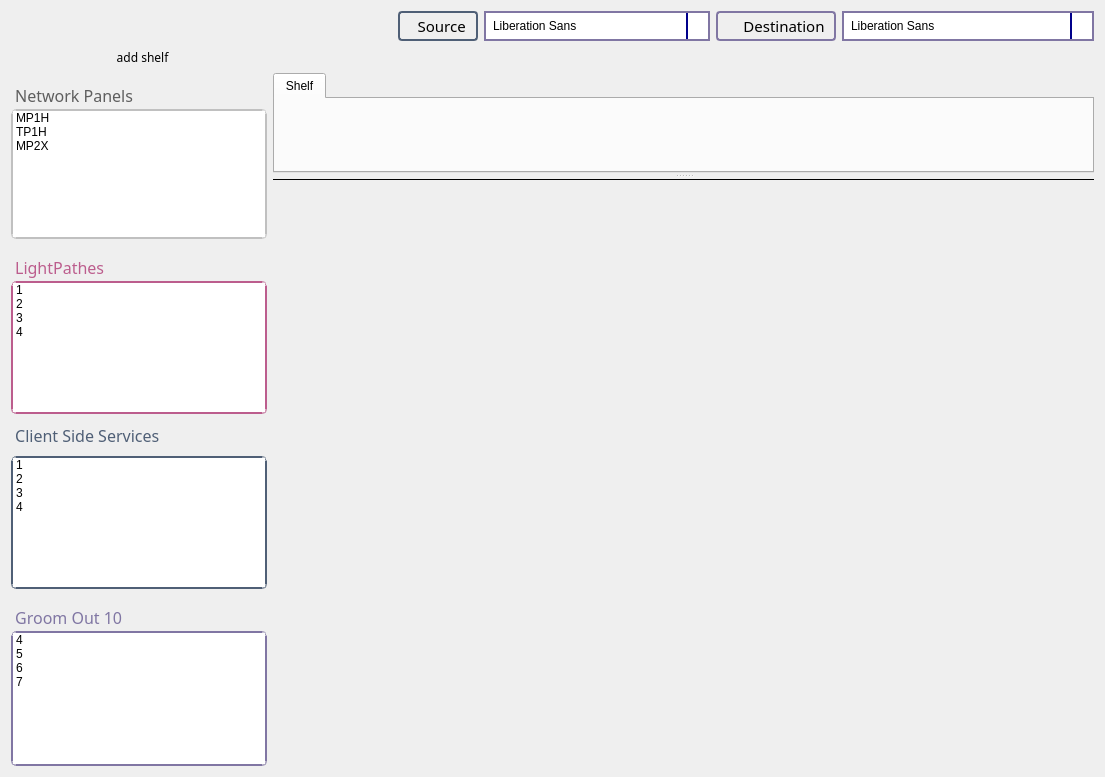
       <widget class="QWidget" name="tab">
        <attribute name="title">
         <string>Demand tab</string>
        </attribute>
        <layout class="QGridLayout" name="gridLayout_4">
         <item row="0" column="4">
          <layout class="QFormLayout" name="formLayout">
           <item row="0" column="0">
            <widget class="QLabel" name="label_8">
             <property name="minimumSize">
              <size>
               <width>120</width>
               <height>0</height>
              </size>
             </property>
             <property name="maximumSize">
              <size>
               <width>62</width>
               <height>30</height>
              </size>
             </property>
             <property name="font">
              <font>
               <family>Bahnschrift</family>
               <pointsize>11</pointsize>
               <weight>50</weight>
               <bold>false</bold>
              </font>
             </property>
             <property name="styleSheet">
              <string notr="true">QLabel {
    border: 2px solid gray;
	border-color: #8076a3;
    border-radius: 4px;
    padding: 2px;
}</string>
             </property>
             <property name="text">
              <string>     Destination</string>
             </property>
            </widget>
           </item>
           <item row="0" column="1">
            <widget class="QFontComboBox" name="Demand_Destination_combobox">
             <property name="minimumSize">
              <size>
               <width>123</width>
               <height>30</height>
              </size>
             </property>
             <property name="maximumSize">
              <size>
               <width>743</width>
               <height>30</height>
              </size>
             </property>
             <property name="styleSheet">
              <string notr="true">QComboBox {
    
    border-radius: 0px;
    padding: 1px 18px 1px 5px;
    min-width: 6em; 
	border:2px solid #8076a3
}
QComboBox:on { 
    padding-top: 3px;
    padding-left: 4px;
}

QComboBox::drop-down {
    subcontrol-origin: padding;
    subcontrol-position: top right;
    width: 20px;
    border-left-width: 2px;
    border-left-color: darkblue;
    border-left-style: solid; /* just a single line */
    border-top-right-radius: 0px; /* same radius as the QComboBox */
    border-bottom-right-radius: 0px;
}

QComboBox::down-arrow {
   
	image: url(:/newPrefix/dropdown.png); 
}

QComboBox::down-arrow:on { /* shift the arrow when popup is open */
    
	
	image: url(:/newPrefix/dropup.png);
}


QComboBox QAbstractItemView {
    
	border-color:2px solid blue;
   
}</string>
             </property>
            </widget>
           </item>
          </layout>
         </item>
         <item row="0" column="1">
          <widget class="QLabel" name="SplitterEventLabel">
           <property name="text">
            <string/>
           </property>
          </widget>
         </item>
         <item row="0" column="3">
          <widget class="QFontComboBox" name="Demand_Source_combobox">
           <property name="minimumSize">
            <size>
             <width>123</width>
             <height>30</height>
            </size>
           </property>
           <property name="maximumSize">
            <size>
             <width>226</width>
             <height>30</height>
            </size>
           </property>
           <property name="styleSheet">
            <string notr="true">QComboBox {
    
    border-radius: 0px;
    padding: 1px 18px 1px 5px;
    min-width: 6em; 
	border:2px solid #8076a3
}
QComboBox:on { 
    padding-top: 3px;
    padding-left: 4px;
}

QComboBox::drop-down {
    subcontrol-origin: padding;
    subcontrol-position: top right;
    width: 20px;
    border-left-width: 2px;
    border-left-color: darkblue;
    border-left-style: solid; /* just a single line */
    border-top-right-radius: 0px; /* same radius as the QComboBox */
    border-bottom-right-radius: 0px;
}

QComboBox::down-arrow {
   
	image: url(:/newPrefix/dropdown.png); 
}

QComboBox::down-arrow:on { /* shift the arrow when popup is open */
    
	
	image: url(:/newPrefix/dropup.png);
}


QComboBox QAbstractItemView {
    
	border-color:2px solid blue;
   
}</string>
           </property>
          </widget>
         </item>
         <item row="4" column="1" colspan="4">
          <widget class="QSplitter" name="splitter">
           <property name="orientation">
            <enum>Qt::Vertical</enum>
           </property>
           <property name="handleWidth">
            <number>6</number>
           </property>
           <widget class="QTabWidget" name="Demand_tab">
            <property name="enabled">
             <bool>true</bool>
            </property>
            <property name="minimumSize">
             <size>
              <width>0</width>
              <height>100</height>
             </size>
            </property>
            <property name="styleSheet">
             <string notr="true">QTabWidget::pane { /* The tab widget frame */
     border-top: 2px  #C0C0C0;
 }

 
QTabWidget::tab-bar {
     alignment: left;
 }
 /* Style the tab using the tab sub-control. Note that
     it reads QTabBar _not_ QTabWidget */
 QTabBar::tab {
     
    
     border: 2px solid gray;
     border-bottom-color: none; /* same as the pane color */
     border-top-left-radius: 0px;
     border-top-right-radius: 0px;
     min-width: 20ex;
     padding: 2px; 
     
	
	font: 25 9pt &quot;Bahnschrift&quot;;
 }



 QTabBar::tab:selected {
    
	
	color: rgb(255, 255, 255);
    background-color:#8076a3; /* same as pane color */ 
     
	font: 63 9pt &quot;Bahnschrift SemiBold&quot;;
 }

 QTabBar::tab:!selected {
     margin-top: -2px; /* make non-selected tabs look smaller */ 
     
 }

 /* make use of negative margins for overlapping tabs */
 QTabBar::tab:selected {
     /* expand/overlap to the left and right by 4px */
     margin-left: -4px;
     margin-right: -4px;
 }

 QTabBar::tab:first:selected {
     margin-left: 0; /* the first selected tab has nothing to overlap with on the left */
 }

 QTabBar::tab:last:selected {
     margin-right: 0; /* the last selected tab has nothing to overlap with on the right */
 }

 QTabBar::tab:only-one {
     margin: 0; /* if there is only one tab, we don't want overlapping margins */
 }r</string>
            </property>
            <property name="currentIndex">
             <number>0</number>
            </property>
            <widget class="QWidget" name="tab_8">
             <attribute name="title">
              <string>Shelf</string>
             </attribute>
             <layout class="QHBoxLayout" name="horizontalLayout_4">
              <property name="spacing">
               <number>0</number>
              </property>
              <property name="leftMargin">
               <number>0</number>
              </property>
              <property name="topMargin">
               <number>0</number>
              </property>
              <property name="rightMargin">
               <number>0</number>
              </property>
              <property name="bottomMargin">
               <number>0</number>
              </property>
              <item>
               <widget class="QWidget" name="DemandPanel_1" native="true"/>
              </item>
              <item>
               <widget class="QWidget" name="DemandPanel_2" native="true"/>
              </item>
              <item>
               <widget class="QWidget" name="DemandPanel_3" native="true"/>
              </item>
              <item>
               <widget class="QWidget" name="DemandPanel_4" native="true"/>
              </item>
              <item>
               <widget class="QWidget" name="DemandPanel_5" native="true"/>
              </item>
              <item>
               <widget class="QWidget" name="DemandPanel_6" native="true"/>
              </item>
              <item>
               <widget class="QWidget" name="DemandPanel_7" native="true"/>
              </item>
              <item>
               <widget class="QWidget" name="DemandPanel_8" native="true"/>
              </item>
              <item>
               <widget class="QWidget" name="DemandPanel_9" native="true"/>
              </item>
              <item>
               <widget class="QWidget" name="DemandPanel_10" native="true"/>
              </item>
              <item>
               <widget class="QWidget" name="DemandPanel_11" native="true"/>
              </item>
              <item>
               <widget class="QWidget" name="DemandPanel_12" native="true"/>
              </item>
              <item>
               <widget class="QWidget" name="DemandPanel_13" native="true"/>
              </item>
              <item>
               <widget class="QWidget" name="DemandPanel_14" native="true"/>
              </item>
             </layout>
            </widget>
           </widget>
           <widget class="MapWidget" name="MapWidget" native="true">
            <property name="minimumSize">
             <size>
              <width>821</width>
              <height>259</height>
             </size>
            </property>
            <widget class="Line" name="line">
             <property name="geometry">
              <rect>
               <x>-340</x>
               <y>-10</y>
               <width>2341</width>
               <height>20</height>
              </rect>
             </property>
             <property name="frameShadow">
              <enum>QFrame::Plain</enum>
             </property>
             <property name="orientation">
              <enum>Qt::Horizontal</enum>
             </property>
            </widget>
           </widget>
          </widget>
         </item>
         <item row="0" column="2">
          <widget class="QLabel" name="SelectNode_Label_13">
           <property name="minimumSize">
            <size>
             <width>80</width>
             <height>0</height>
            </size>
           </property>
           <property name="maximumSize">
            <size>
             <width>43</width>
             <height>30</height>
            </size>
           </property>
           <property name="font">
            <font>
             <family>Bahnschrift</family>
             <pointsize>11</pointsize>
             <weight>50</weight>
             <bold>false</bold>
            </font>
           </property>
           <property name="styleSheet">
            <string notr="true"> QLabel {
    border: 2px solid gray;
	border-color: #4f5f76;
    border-radius: 4px;
    padding: 2px;
}</string>
           </property>
           <property name="text">
            <string>   Source</string>
           </property>
          </widget>
         </item>
         <item row="2" column="1">
          <spacer name="horizontalSpacer_2">
           <property name="orientation">
            <enum>Qt::Horizontal</enum>
           </property>
           <property name="sizeHint" stdset="0">
            <size>
             <width>40</width>
             <height>20</height>
            </size>
           </property>
          </spacer>
         </item>
         <item row="2" column="0">
          <widget class="QLabel" name="label">
           <property name="font">
            <font>
             <family>Bahnschrift Light</family>
             <pointsize>9</pointsize>
             <weight>50</weight>
             <bold>false</bold>
            </font>
           </property>
           <property name="text">
            <string>                                  add shelf</string>
           </property>
          </widget>
         </item>
         <item row="4" column="0">
          <layout class="QGridLayout" name="gridLayout_2">
           <item row="7" column="0">
            <widget class="QLabel" name="ClientLabel_20">
             <property name="minimumSize">
              <size>
               <width>256</width>
               <height>30</height>
              </size>
             </property>
             <property name="maximumSize">
              <size>
               <width>256</width>
               <height>16</height>
              </size>
             </property>
             <property name="font">
              <font>
               <family>Bahnschrift SemiBold Condensed</family>
               <pointsize>12</pointsize>
               <weight>7</weight>
               <italic>false</italic>
               <bold>false</bold>
              </font>
             </property>
             <property name="styleSheet">
              <string notr="true">  QLabel {
	
	font: 63 12pt &quot;Bahnschrift SemiBold Condensed&quot;;
   
  
	color:#8076a3
}</string>
             </property>
             <property name="text">
              <string> Groom Out 10</string>
             </property>
            </widget>
           </item>
           <item row="8" column="0">
            <widget class="QListWidget" name="groomout10_list">
             <property name="minimumSize">
              <size>
               <width>256</width>
               <height>135</height>
              </size>
             </property>
             <property name="maximumSize">
              <size>
               <width>256</width>
               <height>135</height>
              </size>
             </property>
             <property name="styleSheet">
              <string notr="true">QListWidget {
    alternate-background-color: yellow;
	border:2px double;
	border-color:#8076a3;
	border-radius: 5px; 
    
}
QListWidget {
    show-decoration-selected: 1; /* make the selection span the entire width of the view */
}

QListWidget::item:alternate {
    background: rgb(170, 170, 170);
}

QListWidget::item:selected {
    border: 1px solid #6a6ea9;
}



QListWidget::item:selected:active {
    background: #8076a3
}

QListWidget::item:hover {
    background: #c0c0c0
}</string>
             </property>
             <item>
              <property name="text">
               <string>4</string>
              </property>
             </item>
             <item>
              <property name="text">
               <string>5</string>
              </property>
             </item>
             <item>
              <property name="text">
               <string>6</string>
              </property>
             </item>
             <item>
              <property name="text">
               <string>7</string>
              </property>
             </item>
            </widget>
           </item>
           <item row="6" column="0">
            <widget class="QListWidget" name="Demand_ServiceList">
             <property name="minimumSize">
              <size>
               <width>256</width>
               <height>133</height>
              </size>
             </property>
             <property name="maximumSize">
              <size>
               <width>256</width>
               <height>133</height>
              </size>
             </property>
             <property name="styleSheet">
              <string notr="true">QListWidget {
    alternate-background-color: yellow;
	border:2px double;
	border-color:  #4f5f76;
	border-radius: 5px; 
    
}
QListWidget {
    show-decoration-selected: 1; /* make the selection span the entire width of the view */
}

QListWidget::item:alternate {
    background: #EEEEEE;
}



QListWidget::item:selected:active {
    background:   #4f5f76
}

QListWidget::item:hover {
    
    background : #C0C0C0
}</string>
             </property>
             <item>
              <property name="text">
               <string>1</string>
              </property>
             </item>
             <item>
              <property name="text">
               <string>2</string>
              </property>
             </item>
             <item>
              <property name="text">
               <string>3</string>
              </property>
             </item>
             <item>
              <property name="text">
               <string>4</string>
              </property>
             </item>
            </widget>
           </item>
           <item row="2" column="0">
            <widget class="QListWidget" name="Demand_PanelList">
             <property name="minimumSize">
              <size>
               <width>256</width>
               <height>130</height>
              </size>
             </property>
             <property name="maximumSize">
              <size>
               <width>256</width>
               <height>130</height>
              </size>
             </property>
             <property name="styleSheet">
              <string notr="true">QListWidget {
    alternate-background-color: yellow;
	border:2px double;
	border-color: #c0c0c0;
	border-radius: 5px; 
    
}
QListWidget {
    show-decoration-selected: 1; /* make the selection span the entire width of the view */
}

QListWidget::item:alternate {
    background:rgb(170, 170, 170)
}



QListWidget::item:selected:active {
    
	background-color: rgb(56, 56, 56);
}

QListWidget::item:hover {
    background:#c0c0c0
}</string>
             </property>
             <item>
              <property name="text">
               <string>MP1H</string>
              </property>
             </item>
             <item>
              <property name="text">
               <string>TP1H</string>
              </property>
             </item>
             <item>
              <property name="text">
               <string>MP2X</string>
              </property>
             </item>
            </widget>
           </item>
           <item row="4" column="0">
            <widget class="QListWidget" name="Demand_LineList">
             <property name="minimumSize">
              <size>
               <width>256</width>
               <height>133</height>
              </size>
             </property>
             <property name="maximumSize">
              <size>
               <width>256</width>
               <height>133</height>
              </size>
             </property>
             <property name="styleSheet">
              <string notr="true">QListWidget {
    alternate-background-color: yellow;
	border:2px double;
	border-color: rgb(188, 93, 141);
	border-radius: 5px; 
    
}
QListWidget {
    show-decoration-selected: 1; /* make the selection span the entire width of the view */
}

QListWidget::item:alternate {
    background: rgb(170, 170, 170);
}




QListWidget::item:selected:active {
    background: rgb(188, 93, 141)
}

QListWidget::item:hover {
    background: #c0c0c0 }</string>
             </property>
             <item>
              <property name="text">
               <string>1</string>
              </property>
             </item>
             <item>
              <property name="text">
               <string>2</string>
              </property>
             </item>
             <item>
              <property name="text">
               <string>3</string>
              </property>
             </item>
             <item>
              <property name="text">
               <string>4</string>
              </property>
             </item>
            </widget>
           </item>
           <item row="5" column="0">
            <widget class="QLabel" name="ClientLabel_23">
             <property name="minimumSize">
              <size>
               <width>256</width>
               <height>30</height>
              </size>
             </property>
             <property name="maximumSize">
              <size>
               <width>256</width>
               <height>30</height>
              </size>
             </property>
             <property name="font">
              <font>
               <family>Bahnschrift SemiBold Condensed</family>
               <pointsize>12</pointsize>
               <weight>7</weight>
               <italic>false</italic>
               <bold>false</bold>
              </font>
             </property>
             <property name="styleSheet">
              <string notr="true"> QLabel {
  
	
	font: 63 12pt &quot;Bahnschrift SemiBold Condensed&quot;;
	color:    #4f5f76
}</string>
             </property>
             <property name="text">
              <string> Client Side Services</string>
             </property>
            </widget>
           </item>
           <item row="3" column="0">
            <widget class="QLabel" name="ClientLabel_22">
             <property name="minimumSize">
              <size>
               <width>256</width>
               <height>30</height>
              </size>
             </property>
             <property name="maximumSize">
              <size>
               <width>256</width>
               <height>16</height>
              </size>
             </property>
             <property name="font">
              <font>
               <family>Bahnschrift SemiBold Condensed</family>
               <pointsize>12</pointsize>
               <weight>7</weight>
               <italic>false</italic>
               <bold>false</bold>
              </font>
             </property>
             <property name="styleSheet">
              <string notr="true">QLabel {
	
	
	
	font: 63 12pt &quot;Bahnschrift SemiBold Condensed&quot;;
   
  
	
	
	
	
	color: rgb(188, 93, 141);
}
</string>
             </property>
             <property name="text">
              <string> LightPathes </string>
             </property>
            </widget>
           </item>
           <item row="1" column="0">
            <widget class="QLabel" name="ClientLabel_21">
             <property name="minimumSize">
              <size>
               <width>256</width>
               <height>30</height>
              </size>
             </property>
             <property name="maximumSize">
              <size>
               <width>256</width>
               <height>16</height>
              </size>
             </property>
             <property name="font">
              <font>
               <family>Bahnschrift SemiBold Condensed</family>
               <pointsize>12</pointsize>
               <weight>7</weight>
               <italic>false</italic>
               <bold>false</bold>
              </font>
             </property>
             <property name="styleSheet">
              <string notr="true"> QLabel {
	
	font: 63 12pt &quot;Bahnschrift SemiBold Condensed&quot;;
   
  
	
	
	color: rgb(94, 94, 94);
}</string>
             </property>
             <property name="text">
              <string> Network Panels</string>
             </property>
            </widget>
           </item>
          </layout>
         </item>
         <item row="0" column="0">
          <widget class="QPushButton" name="pushButton">
           <property name="styleSheet">
            <string notr="true">QPushButton{ 
 
	image: url(:/newPrefix/add-icon.png);

border:none 
} 
QPushButton:hover{ 


}</string>
           </property>
           <property name="text">
            <string/>
           </property>
           <property name="flat">
            <bool>false</bool>
           </property>
          </widget>
         </item>
        </layout>
       </widget>
